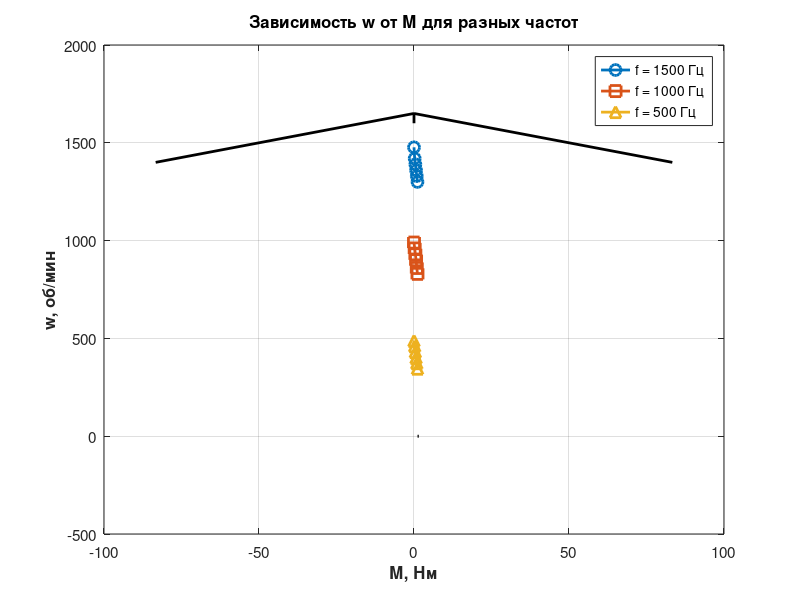

Recreate this plot in MATLAB.
clc

% Данные из таблицы
x = [0, 0.22, 0.44, 0.67, 0.9, 1.12];  % Значения по оси X

y_1500 = [1477, 1420, 1390, 1360, 1330, 1300];  % f = 1500 Гц
y_1000 = [990, 960, 930, 900, 860, 830];        % f = 1000 Гц
y_500  = [487, 460, 430, 400, 373, 345];        % f = 500 Гц

% Построение графика
figure;
plot(x, y_1500, '-o', 'LineWidth', 2, 'MarkerSize', 8, 'DisplayName', 'f = 1500 Гц');
hold on;
plot(x, y_1000, '-s', 'LineWidth', 2, 'MarkerSize', 8, 'DisplayName', 'f = 1000 Гц');
plot(x, y_500,  '-^', 'LineWidth', 2, 'MarkerSize', 8, 'DisplayName', 'f = 500 Гц');
hold off;

% Подпись осей
xlabel('М, Нм', 'FontSize', 12, 'FontWeight', 'bold');
ylabel('w, об/мин', 'FontSize', 12, 'FontWeight', 'bold');
title('Зависимость w от М для разных частот', 'FontSize', 14, 'FontWeight', 'bold');
legend('Location', 'best', 'FontSize', 10);
grid on;
set(gca, 'FontSize', 11);

% Получаем пределы осей для стрелок
xlim_vals = xlim;
ylim_vals = ylim;

% Добавление стрелок на концах осей (используем quiver - более надёжно)
hold on;
% Стрелка по оси X
quiver(xlim_vals(2), 0, 0.05, 0, 'k', 'LineWidth', 2, 'MaxHeadSize', 3, 'AutoScale', 'off');
% Стрелка по оси Y
quiver(0, ylim_vals(2), 0, 50, 'k', 'LineWidth', 2, 'MaxHeadSize', 3, 'AutoScale', 'off');
hold off;

% Улучшение отображения
set(gcf, 'Color', 'w');  % Белый фон фигуры
